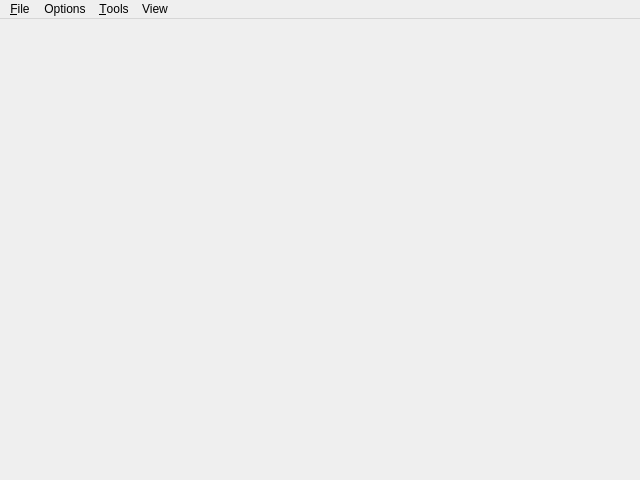
<?xml version="1.0" encoding="UTF-8"?>
<ui version="4.0">
 <class>Z3D::ZCloudViewWindow</class>
 <widget class="QMainWindow" name="Z3D::ZCloudViewWindow">
  <property name="geometry">
   <rect>
    <x>0</x>
    <y>0</y>
    <width>640</width>
    <height>480</height>
   </rect>
  </property>
  <property name="windowTitle">
   <string>3D view</string>
  </property>
  <widget class="QWidget" name="centralwidget">
   <layout class="QGridLayout" name="gridLayout">
    <property name="leftMargin">
     <number>0</number>
    </property>
    <property name="topMargin">
     <number>0</number>
    </property>
    <property name="rightMargin">
     <number>0</number>
    </property>
    <property name="bottomMargin">
     <number>0</number>
    </property>
    <item row="0" column="0">
     <widget class="QVTKWidget" name="qvtkWidget" native="true"/>
    </item>
   </layout>
  </widget>
  <widget class="QMenuBar" name="menubar">
   <property name="geometry">
    <rect>
     <x>0</x>
     <y>0</y>
     <width>640</width>
     <height>22</height>
    </rect>
   </property>
   <widget class="QMenu" name="menuFile">
    <property name="title">
     <string>&amp;File</string>
    </property>
    <addaction name="actionLoadPointCloud"/>
    <addaction name="actionSavePointCloudAs"/>
    <addaction name="separator"/>
    <addaction name="actionCloseAllPointClouds"/>
    <addaction name="separator"/>
    <addaction name="actionRenderToFile"/>
   </widget>
   <widget class="QMenu" name="menuTools">
    <property name="title">
     <string>&amp;Tools</string>
    </property>
    <widget class="QMenu" name="menuSurfaceReconstruction">
     <property name="title">
      <string>Surface reconstruction</string>
     </property>
     <addaction name="actionToolsDelaunay2D"/>
     <addaction name="actionToolsGreedyTriangulation"/>
     <addaction name="actionToolsGridProjection"/>
    </widget>
    <widget class="QMenu" name="menuFit">
     <property name="title">
      <string>Fit</string>
     </property>
     <addaction name="actionToolsFitPlane"/>
     <addaction name="actionToolsFitCylinder"/>
    </widget>
    <widget class="QMenu" name="menuSmooth">
     <property name="title">
      <string>Smooth</string>
     </property>
     <addaction name="actionToolsMovingLeastSquares"/>
    </widget>
    <addaction name="actionToolsStatisticalOutlierRemoval"/>
    <addaction name="actionDownsample"/>
    <addaction name="menuFit"/>
    <addaction name="menuSmooth"/>
    <addaction name="menuSurfaceReconstruction"/>
   </widget>
   <widget class="QMenu" name="menuView">
    <property name="title">
     <string>View</string>
    </property>
    <addaction name="actionViewNormals"/>
    <addaction name="actionViewPoints"/>
    <addaction name="actionViewSurface"/>
    <addaction name="separator"/>
    <addaction name="actionViewCoordinateSystem"/>
   </widget>
   <widget class="QMenu" name="menuOptions">
    <property name="title">
     <string>Options</string>
    </property>
    <widget class="QMenu" name="menuRenderShadingType">
     <property name="title">
      <string>Render shading type</string>
     </property>
     <addaction name="actionRenderShadingFlat"/>
     <addaction name="actionRenderShadingGouraud"/>
     <addaction name="actionRenderShadingPhong"/>
    </widget>
    <addaction name="actionChangeBackgroundColor"/>
    <addaction name="menuRenderShadingType"/>
   </widget>
   <addaction name="menuFile"/>
   <addaction name="menuOptions"/>
   <addaction name="menuTools"/>
   <addaction name="menuView"/>
  </widget>
  <action name="actionLoadPointCloud">
   <property name="text">
    <string>&amp;Load point cloud...</string>
   </property>
  </action>
  <action name="actionSavePointCloudAs">
   <property name="text">
    <string>&amp;Save point cloud as...</string>
   </property>
  </action>
  <action name="actionCloseAllPointClouds">
   <property name="text">
    <string>Close all point clouds</string>
   </property>
  </action>
  <action name="actionToolsStatisticalOutlierRemoval">
   <property name="text">
    <string>Statistical outlier removal...</string>
   </property>
  </action>
  <action name="actionToolsMovingLeastSquares">
   <property name="text">
    <string>Moving least squares...</string>
   </property>
  </action>
  <action name="actionToolsGreedyTriangulation">
   <property name="text">
    <string>Greedy triangulation...</string>
   </property>
  </action>
  <action name="actionToolsGridProjection">
   <property name="text">
    <string>Grid projection...</string>
   </property>
  </action>
  <action name="actionDownsample">
   <property name="text">
    <string>Downsample...</string>
   </property>
  </action>
  <action name="actionViewCoordinateSystem">
   <property name="checkable">
    <bool>true</bool>
   </property>
   <property name="text">
    <string>Coordinate system</string>
   </property>
  </action>
  <action name="actionToolsFitPlane">
   <property name="text">
    <string>Plane...</string>
   </property>
  </action>
  <action name="actionToolsFitCylinder">
   <property name="text">
    <string>Cylinder...</string>
   </property>
  </action>
  <action name="actionViewNormals">
   <property name="checkable">
    <bool>true</bool>
   </property>
   <property name="text">
    <string>Normals</string>
   </property>
  </action>
  <action name="actionViewPoints">
   <property name="checkable">
    <bool>true</bool>
   </property>
   <property name="text">
    <string>Points</string>
   </property>
  </action>
  <action name="actionViewSurface">
   <property name="checkable">
    <bool>true</bool>
   </property>
   <property name="text">
    <string>Surface</string>
   </property>
  </action>
  <action name="actionChangeBackgroundColor">
   <property name="text">
    <string>Change background color...</string>
   </property>
  </action>
  <action name="actionRenderShadingFlat">
   <property name="checkable">
    <bool>true</bool>
   </property>
   <property name="checked">
    <bool>true</bool>
   </property>
   <property name="text">
    <string>Flat</string>
   </property>
  </action>
  <action name="actionRenderShadingGouraud">
   <property name="checkable">
    <bool>true</bool>
   </property>
   <property name="text">
    <string>Gouraud</string>
   </property>
  </action>
  <action name="actionRenderShadingPhong">
   <property name="checkable">
    <bool>true</bool>
   </property>
   <property name="text">
    <string>Phong</string>
   </property>
  </action>
  <action name="actionRenderToFile">
   <property name="text">
    <string>Render to file...</string>
   </property>
  </action>
  <action name="actionToolsDelaunay2D">
   <property name="text">
    <string>Delaunay 2D...</string>
   </property>
  </action>
 </widget>
 <customwidgets>
  <customwidget>
   <class>QVTKWidget</class>
   <extends>QWidget</extends>
   <header>QVTKWidget.h</header>
   <container>1</container>
  </customwidget>
 </customwidgets>
 <resources/>
 <connections/>
</ui>
